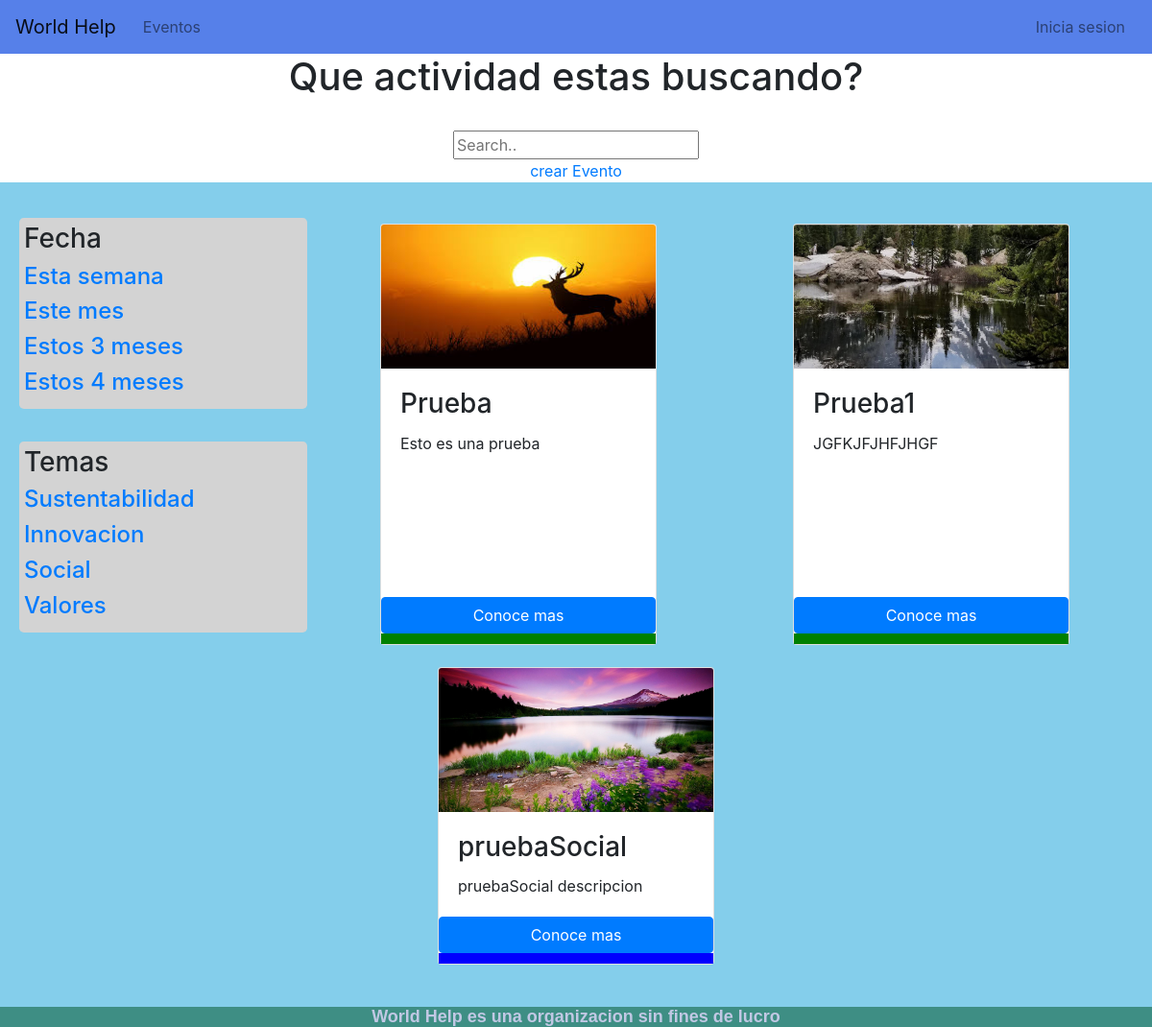
The page /activities/ on the database as committed earlier.
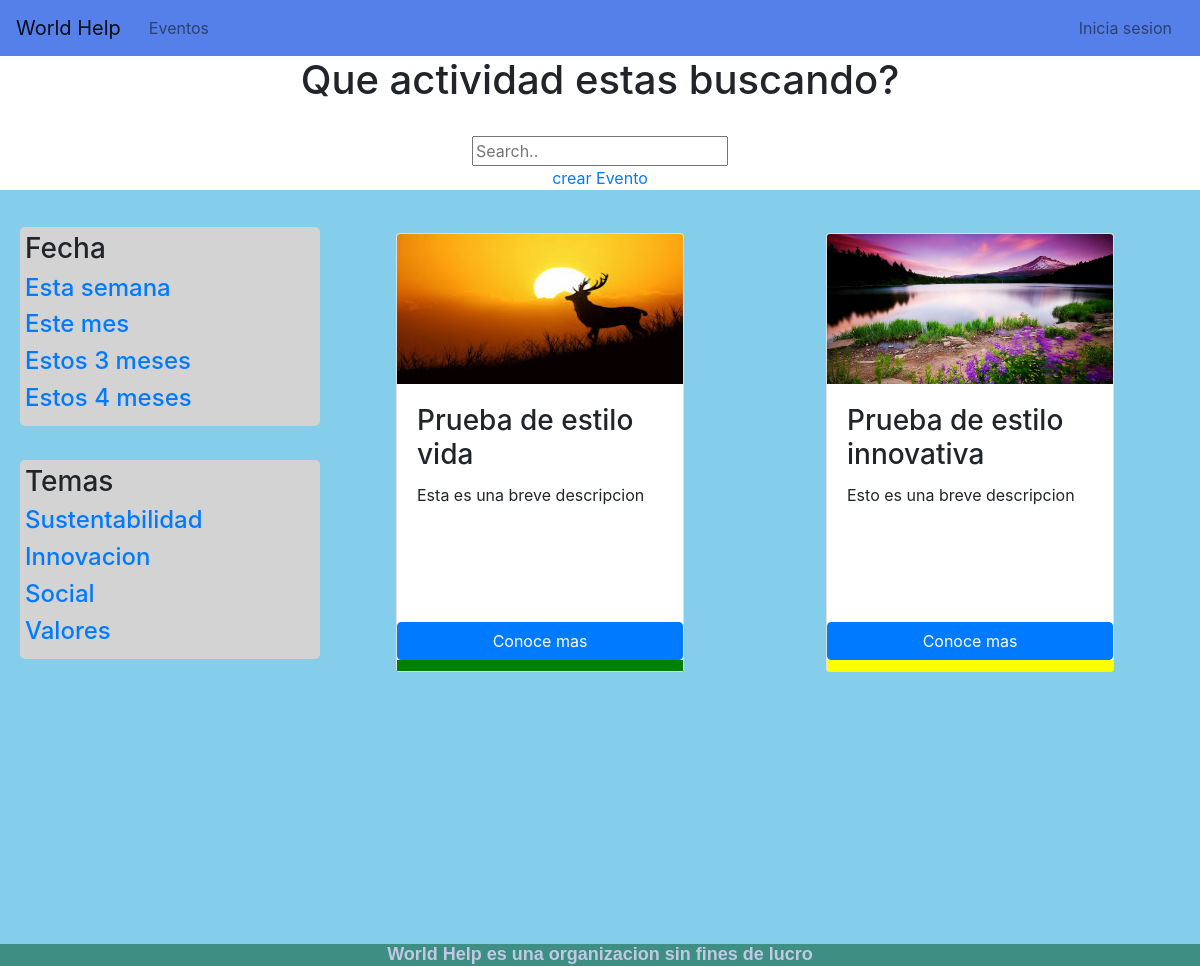
The same page on the database as committed later.
### Activities/models.py (models this page shows, shortened)
class Activity(models.Model):
    user = models.ForeignKey(User, default=1, on_delete=models.CASCADE)
    activity_name = models.CharField(max_length=100)
    activity_description = models.CharField(max_length=700)
    activity_start_date = models.DateField()
    activity_end_date = models.DateField()
    activity_picture = models.FileField()
    EJE_VIDA = 'vida'
    EJE_INNOVACION = 'innovacion'
    EJE_ENERGIA = 'energia'
    EJE_SOCIAL = 'social'
    TIPO_EJES = (
        (EJE_VIDA, 'Vida'),
        (EJE_INNOVACION, 'Innovacion'),
        (EJE_ENERGIA, 'Energia'),
        (EJE_SOCIAL, 'Social')
    )
    activity_type = models.CharField(
        max_length = 10,
        choices = TIPO_EJES,
        default = EJE_VIDA,
    )

### Activities/views.py (the view)
# urls.py: path('',views.events, name = 'Events'),
def events(request):
    all_acts = Activity.objects.all()
    return render(request, template_name='Activities/Activities_Page.html', context = {'all_acts': all_acts})

### Activities/templates/Activities/Activities_Page.html
{% extends 'Activities/base.html'%}
{% load static from staticfiles %}
{% block styleSheet %}
<link rel="stylesheet" type="text/css" href="{% static 'activitiesHtmlStyle.css' %}">
{% endblock %}
{%block bodyContent%}
          <div  align="center" background-color="grey">
              <h1>Que actividad estas buscando?</h1>
              <br>
              <div class="search-container" style="width: 700px">
                  <form action="#">
                    <input type="text" placeholder="Search.." name="search">
                   </form>
              </div>
              <div>
                <a href="{% url 'activities:newEvent' %}"> crear Evento </a>
              </div>
          </div>
      <div class = "container-fluid event-wrapper" style="min-height: 754px">
        <div class="row" style="margin: 0 auto;">
                <div clas="container" align="left" style="margin-bottom: 20px">
                    <div class="jumbotron" >
                        <h3>Fecha</h3>
                        <h4><a href="#">Esta semana</a> </h4>
                        <h4><a href="#">Este mes</a> </h4>
                        <h4><a href="#">Estos 3 meses</a> </h4>
                        <h4><a href="#">Estos 4 meses</a> </h4>
                    </div>
                    <br>
                    <div class="jumbotron" >
                        <h3>Temas</h3>
                        <h4><a href="#">Sustentabilidad</a> </h4>
                        <h4><a href="#">Innovacion</a> </h4>
                        <h4><a href="#">Social</a> </h4>
                        <h4><a href="#">Valores</a> </h4>
                    </div>
                </div>
                {% for evento in all_acts %}
                    <div class="card" style="width: 18rem;">
                      {% if evento.activity_picture%}
                        <img class="card-img-top" src="{{evento.activity_picture.url}}" alt="Card image cap" style="min-height: 150px; max-height: 150px;">
                      {% else %}
                        <img class="card-img-top" src="https://dummyimage.com/600x400/c1c8e4/291329.png&text=card+img" alt="Card image cap">
                      {% endif %}
                      <div class="card-body">
                        <h3 class="card-title">{{evento.activity_name}}</h3>
                        <p class="card-text">{{evento.activity_description}}</p>
                      </div>
                      <a href="{% url 'activities:actDetails' evento.id %}" class="btn btn-primary">Conoce mas</a>
                      {% if evento.activity_type == 'vida'%}
                          <div class="eje-carta" style="background-color: green; height: 11px; width: auto; margin: 0;"></div>
                        {% elif evento.activity_type == 'innovacion'%}
                          <div class="eje-carta" style="background-color: yellow; height: 11px; width: auto; margin: 0;"></div>
                        {% elif evento.activity_type == 'energia'%}
                          <div class="eje-carta" style="background-color: orange; height: 11px; width: auto; margin: 0;"></div>
                        {% elif evento.activity_type == 'social'%}
                          <div class="eje-carta" style="background-color: blue; height: 11px; width: auto; margin: 0;"></div>
                        {% endif %}
                    </div>
                    {% empty %}
                    <p>No hay nada en eventos</p>
                {% endfor %}
        </div>
      </div>
{% endblock %}

Rows that differ between the two databases and show on the page:
removed Activity: activity_picture (picture), activity_name "Prueba", activity_description "Esto es una prueba", activity_type "vida" (drawn)
removed Activity: activity_picture (picture), activity_name "Prueba1", activity_description "JGFKJFJHFJHGF", activity_type "vida" (drawn)
removed Activity: activity_picture (picture), activity_name "pruebaSocial", activity_description "pruebaSocial descripcion", activity_type "social" (drawn)
added Activity: activity_picture (picture), activity_name "Prueba de estilo vida", activity_description "Esta es una breve descripcion", activity_type "vida" (drawn)
added Activity: activity_picture (picture), activity_name "Prueba de estilo innovativa", activity_description "Esto es una breve descripcion", activity_type "innovacion" (drawn)
